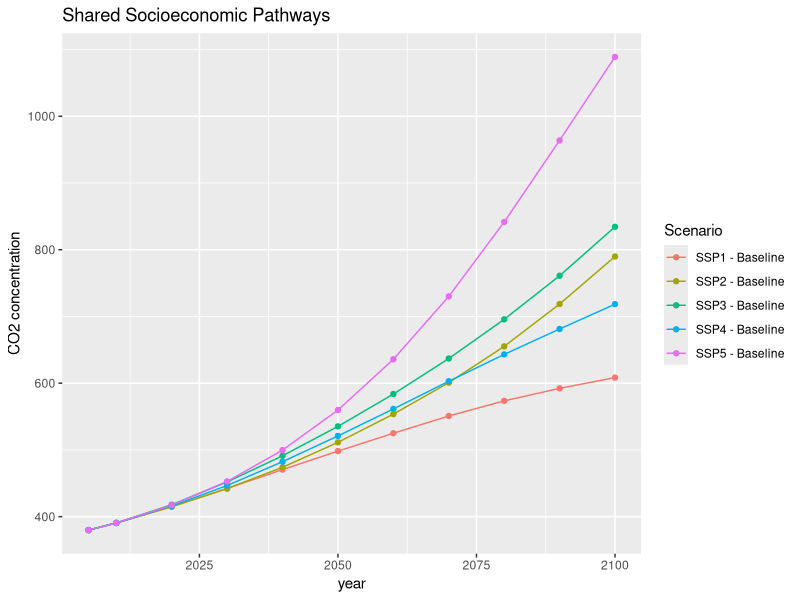
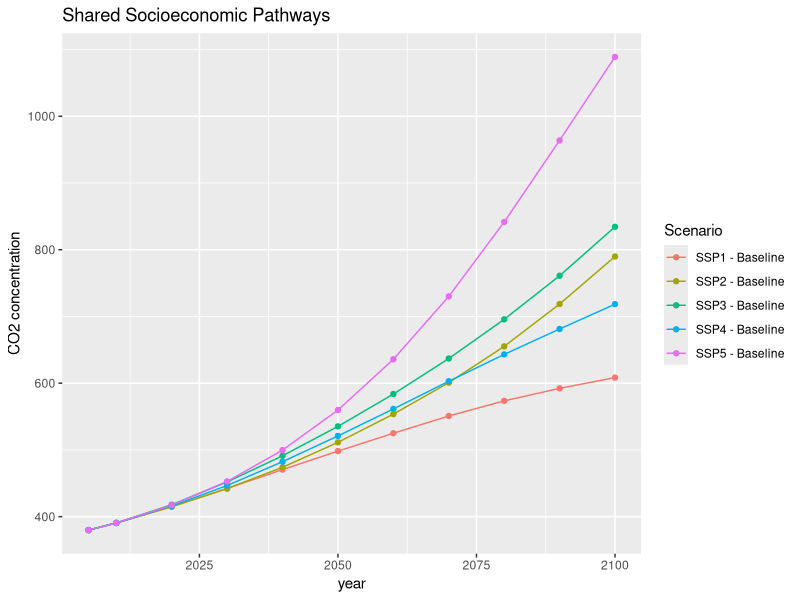

The R script that drew these images, in order:
## ---- chunk 1
library("tidyverse")

knitr::opts_chunk$set(
  fig.width = 6, fig.asp = 0.618, out.width = "70%", fig.align = "center",
  echo = TRUE, collapse = TRUE, comment = "#>", fig.show = "hold"
)
## ---- chunk 2
ssps <- read_csv(
  "../data/ipcc-scenarios.csv",
  col_select = c("Scenario", "Year", "CO2 concentration")
  ) |> 
  rename(CO2_concentration=`CO2 concentration`) # remove whitespace in column label
## ---- chunk 3
ssps |> 
  filter(grepl("Baseline", Scenario)) |> # keep "baseline" scenarios
  ggplot(aes(Year, CO2_concentration, color = Scenario)) +
    geom_line() +
    geom_point() +
    labs(title = "Shared Socioeconomic Pathways",
         x = "year",
         y = "CO2 concentration")
  ggsave("../figs/ssps.png")
